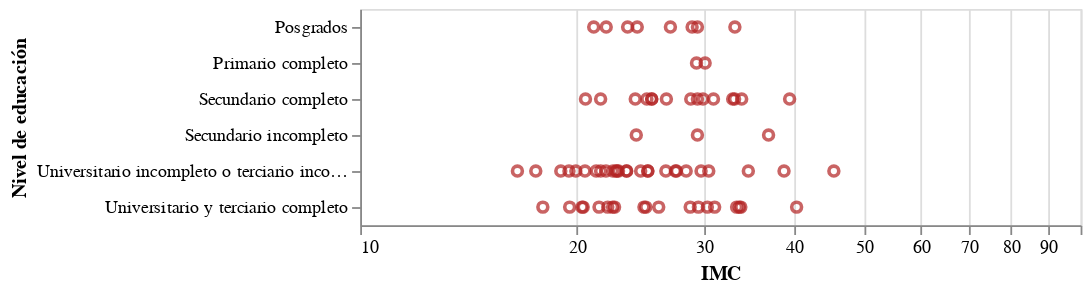

Here is the notebook cell this chart was saved with:
### Code cell
alt.Chart(df).mark_point(color='firebrick').encode(
  alt.X('IMC', scale=alt.Scale(type='log'), axis=alt.Axis(title='IMC')),
  alt.Y('Nivel de educación', axis=alt.Axis(title='Nivel de educación')),
)

### Figure 1 — Vega-Lite specification as saved in the notebook (floating-point values rounded to 4 significant figures)
{"config": {"view": {"continuousWidth": 400, "continuousHeight": 300}}, "data": {"name": "data-46820e05a3d8bb31cb736cdd1aed4c84"}, "mark": {"type": "point", "color": "firebrick"}, "encoding": {"x": {"axis": {"title": "IMC"}, "field": "IMC", "scale": {"type": "log"}, "type": "quantitative"}, "y": {"axis": {"title": "Nivel de educación"}, "field": "Nivel de educación", "type": "nominal"}}, "$schema": "https://vega.github.io/schema/vega-lite/v4.17.0.json", "datasets": {"data-46820e05a3d8bb31cb736cdd1aed4c84": [{"Edad": "Entre 50 y 59 años", "Altura": 1.5, "Peso": 65.0, "BECK ": 3, "STAI.ANSIEDAD": 26, "BULLIT": 52, "IMC": 28.89, "Nivel de educación": "Posgrados"}, {"Edad": "Entre 20 y 29 años", "Altura": 1.65, "Peso": 61.0, "BECK ": 0, "STAI.ANSIEDAD": 26, "BULLIT": 49, "IMC": 22.41, "Nivel de educación": "Universitario y terciario completo"}, {"Edad": "Entre 40 y 49 años", "Altura": 1.52, "Peso": 105.0, "BECK ": 22, "STAI.ANSIEDAD": 29, "BULLIT": 68, "IMC": 45.45, "Nivel de educación": "Universitario incompleto o terciario incompleto"}, {"Edad": "Entre 20 y 29 años", "Altura": 1.6, "Peso": 54.0, "BECK ": 1, "STAI.ANSIEDAD": 26, "BULLIT": 42, "IMC": 21.09, "Nivel de educación": "Posgrados"}, {"Edad": "Entre 40 y 49 años", "Altura": 1.65, "Peso": 64.0, "BECK ": 5, "STAI.ANSIEDAD": 24, "BULLIT": 45, "IMC": 23.51, "Nivel de educación": "Posgrados"}, {"Edad": "Entre 50 y 59 años", "Altura": 1.51, "Peso": 67.0, "BECK ": 2, "STAI.ANSIEDAD": 20, "BULLIT": 51, "IMC": 29.38, "Nivel de educación": "Secundario incompleto"}, {"Edad": "Entre 50 y 59 años", "Altura": 1.74, "Peso": 94.0, "BECK ": 15, "STAI.ANSIEDAD": 25, "BULLIT": 96, "IMC": 31.05, "Nivel de educación": "Universitario y terciario completo"}, {"Edad": "Entre 40 y 49 años", "Altura": 1.54, "Peso": 82.0, "BECK ": 5, "STAI.ANSIEDAD": 26, "BULLIT": 52, "IMC": 34.58, "Nivel de educación": "Universitario incompleto o terciario incompleto"}, {"Edad": "Entre 30 y 39 años", "Altura": 1.6, "Peso": 51.0, "BECK ": 31, "STAI.ANSIEDAD": 34, "BULLIT": 69, "IMC": 19.92, "Nivel de educación": "Universitario incompleto o terciario incompleto"}, {"Edad": "Entre 30 y 39 años", "Altura": 1.6, "Peso": 69.0, "BECK ": 8, "STAI.ANSIEDAD": 31, "BULLIT": 81, "IMC": 26.95, "Nivel de educación": "Posgrados"}, {"Edad": "Entre 50 y 59 años", "Altura": 1.65, "Peso": 66.0, "BECK ": 16, "STAI.ANSIEDAD": 29, "BULLIT": 39, "IMC": 24.24, "Nivel de educación": "Posgrados"}, {"Edad": "Entre 30 y 39 años", "Altura": 1.64, "Peso": 89.0, "BECK ": 22, "STAI.ANSIEDAD": 29, "BULLIT": 91, "IMC": 33.09, "Nivel de educación": "Secundario completo"}, {"Edad": "Entre 50 y 59 años", "Altura": 1.74, "Peso": 59.0, "BECK ": 26, "STAI.ANSIEDAD": 30, "BULLIT": 45, "IMC": 19.49, "Nivel de educación": "Universitario incompleto o terciario incompleto"}, {"Edad": "Entre 40 y 49 años", "Altura": 1.65, "Peso": 80.0, "BECK ": 10, "STAI.ANSIEDAD": 21, "BULLIT": 59, "IMC": 29.38, "Nivel de educación": "Posgrados"}, {"Edad": "Entre 40 y 49 años", "Altura": 1.76, "Peso": 68.0, "BECK ": 0, "STAI.ANSIEDAD": 23, "BULLIT": 40, "IMC": 21.95, "Nivel de educación": "Posgrados"}, {"Edad": "Entre 40 y 49 años", "Altura": 1.7, "Peso": 72.0, "BECK ": 6, "STAI.ANSIEDAD": 25, "BULLIT": 57, "IMC": 24.91, "Nivel de educación": "Universitario y terciario completo"}, {"Edad": "Entre 40 y 49 años", "Altura": 1.6, "Peso": 65.0, "BECK ": 3, "STAI.ANSIEDAD": 27, "BULLIT": 67, "IMC": 25.39, "Nivel de educación": "Secundario completo"}, {"Edad": "Entre 20 y 29 años", "Altura": 1.59, "Peso": 57.0, "BECK ": 6, "STAI.ANSIEDAD": 21, "BULLIT": 58, "IMC": 22.55, "Nivel de educación": "Universitario y terciario completo"}, {"Edad": "Entre 20 y 29 años", "Altura": 1.54, "Peso": 78.0, "BECK ": 11, "STAI.ANSIEDAD": 24, "BULLIT": 57, "IMC": 32.89, "Nivel de educación": "Secundario completo"}, {"Edad": "Entre 30 y 39 años", "Altura": 1.6, "Peso": 68.0, "BECK ": 11, "STAI.ANSIEDAD": 27, "BULLIT": 81, "IMC": 26.56, "Nivel de educación": "Universitario incompleto o terciario incompleto"}, {"Edad": "Entre 20 y 29 años", "Altura": 1.56, "Peso": 70.0, "BECK ": 19, "STAI.ANSIEDAD": 25, "BULLIT": 61, "IMC": 28.76, "Nivel de educación": "Secundario completo"}, {"Edad": "Entre 20 y 29 años", "Altura": 1.63, "Peso": 64.0, "BECK ": 31, "STAI.ANSIEDAD": 28, "BULLIT": 102, "IMC": 24.09, "Nivel de educación": "Secundario completo"}, {"Edad": "Entre 20 y 29 años", "Altura": 1.64, "Peso": 58.0, "BECK ": 3, "STAI.ANSIEDAD": 25, "BULLIT": 44, "IMC": 21.56, "Nivel de educación": "Secundario completo"}, {"Edad": "Entre 40 y 49 años", "Altura": 1.6, "Peso": 86.0, "BECK ": 9, "STAI.ANSIEDAD": 20, "BULLIT": 68, "IMC": 33.59, "Nivel de educación": "Universitario y terciario completo"}, {"Edad": "Entre 40 y 49 años", "Altura": 1.58, "Peso": 57.0, "BECK ": 19, "STAI.ANSIEDAD": 26, "BULLIT": 42, "IMC": 22.83, "Nivel de educación": "Universitario incompleto o terciario incompleto"}, {"Edad": "Entre 50 y 59 años", "Altura": 1.66, "Peso": 56.0, "BECK ": 4, "STAI.ANSIEDAD": 20, "BULLIT": 38, "IMC": 20.32, "Nivel de educación": "Universitario y terciario completo"}, {"Edad": "Entre 30 y 39 años", "Altura": 1.61, "Peso": 65.0, "BECK ": 3, "STAI.ANSIEDAD": 25, "BULLIT": 56, "IMC": 25.08, "Nivel de educación": "Universitario incompleto o terciario incompleto"}, {"Edad": "Entre 50 y 59 años", "Altura": 1.61, "Peso": 71.0, "BECK ": 11, "STAI.ANSIEDAD": 23, "BULLIT": 52, "IMC": 27.39, "Nivel de educación": "Universitario incompleto o terciario incompleto"}, {"Edad": "Entre 50 y 59 años", "Altura": 1.6, "Peso": 75.0, "BECK ": 5, "STAI.ANSIEDAD": 26, "BULLIT": 59, "IMC": 29.3, "Nivel de educación": "Primario completo"}, {"Edad": "Entre 50 y 59 años", "Altura": 1.78, "Peso": 98.0, "BECK ": 33, "STAI.ANSIEDAD": 31, "BULLIT": 92, "IMC": 30.93, "Nivel de educación": "Secundario completo"}, {"Edad": "Entre 40 y 49 años", "Altura": 1.64, "Peso": 65.0, "BECK ": 0, "STAI.ANSIEDAD": 27, "BULLIT": 36, "IMC": 24.17, "Nivel de educación": "Secundario incompleto"}, {"Edad": "Entre 50 y 59 años", "Altura": 1.68, "Peso": 94.0, "BECK ": 10, "STAI.ANSIEDAD": 24, "BULLIT": 80, "IMC": 33.3, "Nivel de educación": "Universitario y terciario completo"}, {"Edad": "Entre 50 y 59 años", "Altura": 1.68, "Peso": 85.0, "BECK ": 24, "STAI.ANSIEDAD": 29, "BULLIT": 71, "IMC": 30.12, "Nivel de educación": "Primario completo"}, {"Edad": "Entre 50 y 59 años", "Altura": 1.69, "Peso": 82.0, "BECK ": 17, "STAI.ANSIEDAD": 29, "BULLIT": 33, "IMC": 28.71, "Nivel de educación": "Universitario y terciario completo"}, {"Edad": "Entre 20 y 29 años", "Altura": 1.6, "Peso": 50.0, "BECK ": 10, "STAI.ANSIEDAD": 25, "BULLIT": 52, "IMC": 19.53, "Nivel de educación": "Universitario y terciario completo"}, {"Edad": "Entre 40 y 49 años", "Altura": 1.55, "Peso": 53.0, "BECK ": 0, "STAI.ANSIEDAD": 19, "BULLIT": 40, "IMC": 22.06, "Nivel de educación": "Universitario y terciario completo"}, {"Edad": "Entre 50 y 59 años", "Altura": 1.78, "Peso": 125.0, "BECK ": 7, "STAI.ANSIEDAD": 23, "BULLIT": 84, "IMC": 39.45, "Nivel de educación": "Secundario completo"}, {"Edad": "Entre 50 y 59 años", "Altura": 1.62, "Peso": 78.5, "BECK ": 3, "STAI.ANSIEDAD": 21, "BULLIT": 47, "IMC": 29.91, "Nivel de educación": "Secundario completo"}, {"Edad": "Entre 50 y 59 años", "Altura": 1.57, "Peso": 64.0, "BECK ": 14, "STAI.ANSIEDAD": 20, "BULLIT": 38, "IMC": 25.96, "Nivel de educación": "Universitario y terciario completo"}, {"Edad": "Entre 30 y 39 años", "Altura": 1.53, "Peso": 69.0, "BECK ": 2, "STAI.ANSIEDAD": 23, "BULLIT": 51, "IMC": 29.48, "Nivel de educación": "Universitario y terciario completo"}, {"Edad": "Entre 40 y 49 años", "Altura": 1.71, "Peso": 98.7, "BECK ": 23, "STAI.ANSIEDAD": 32, "BULLIT": 128, "IMC": 33.75, "Nivel de educación": "Universitario y terciario completo"}, {"Edad": "Entre 20 y 29 años", "Altura": 1.59, "Peso": 48.0, "BECK ": 0, "STAI.ANSIEDAD": 20, "BULLIT": 42, "IMC": 18.99, "Nivel de educación": "Universitario incompleto o terciario incompleto"}, {"Edad": "Entre 20 y 29 años", "Altura": 1.63, "Peso": 54.5, "BECK ": 9, "STAI.ANSIEDAD": 29, "BULLIT": 37, "IMC": 20.51, "Nivel de educación": "Universitario incompleto o terciario incompleto"}, {"Edad": "Entre 20 y 29 años", "Altura": 1.69, "Peso": 76.0, "BECK ": 0, "STAI.ANSIEDAD": 21, "BULLIT": 39, "IMC": 26.61, "Nivel de educación": "Secundario completo"}, {"Edad": "Entre 20 y 29 años", "Altura": 1.6, "Peso": 65.0, "BECK ": 8, "STAI.ANSIEDAD": 24, "BULLIT": 48, "IMC": 25.39, "Nivel de educación": "Secundario completo"}, {"Edad": "Entre 30 y 39 años", "Altura": 1.63, "Peso": 88.0, "BECK ": 6, "STAI.ANSIEDAD": 25, "BULLIT": 51, "IMC": 33.12, "Nivel de educación": "Posgrados"}, {"Edad": "Entre 20 y 29 años", "Altura": 1.44, "Peso": 52.0, "BECK ": 0, "STAI.ANSIEDAD": 27, "BULLIT": 33, "IMC": 25.08, "Nivel de educación": "Universitario incompleto o terciario incompleto"}, {"Edad": "Entre 40 y 49 años", "Altura": 1.63, "Peso": 57.0, "BECK ": 0, "STAI.ANSIEDAD": 21, "BULLIT": 51, "IMC": 21.45, "Nivel de educación": "Universitario y terciario completo"}, {"Edad": "Entre 20 y 29 años", "Altura": 1.68, "Peso": 60.0, "BECK ": 1, "STAI.ANSIEDAD": 23, "BULLIT": 43, "IMC": 21.26, "Nivel de educación": "Universitario incompleto o terciario incompleto"}, {"Edad": "Entre 20 y 29 años", "Altura": 1.6, "Peso": 78.0, "BECK ": 6, "STAI.ANSIEDAD": 20, "BULLIT": 47, "IMC": 30.47, "Nivel de educación": "Universitario incompleto o terciario incompleto"}, {"Edad": "Entre 20 y 29 años", "Altura": 1.58, "Peso": 84.5, "BECK ": 20, "STAI.ANSIEDAD": 25, "BULLIT": 42, "IMC": 33.85, "Nivel de educación": "Secundario completo"}, {"Edad": "Entre 20 y 29 años", "Altura": 1.64, "Peso": 63.0, "BECK ": 16, "STAI.ANSIEDAD": 29, "BULLIT": 53, "IMC": 23.42, "Nivel de educación": "Universitario incompleto o terciario incompleto"}, {"Edad": "Entre 20 y 29 años", "Altura": 1.65, "Peso": 45.0, "BECK ": 8, "STAI.ANSIEDAD": 27, "BULLIT": 43, "IMC": 16.53, "Nivel de educación": "Universitario incompleto o terciario incompleto"}, {"Edad": "Entre 20 y 29 años", "Altura": 1.64, "Peso": 58.0, "BECK ": 14, "STAI.ANSIEDAD": 22, "BULLIT": 55, "IMC": 21.56, "Nivel de educación": "Universitario incompleto o terciario incompleto"}, {"Edad": "Entre 20 y 29 años", "Altura": 1.55, "Peso": 49.0, "BECK ": 3, "STAI.ANSIEDAD": 29, "BULLIT": 54, "IMC": 20.4, "Nivel de educación": "Universitario y terciario completo"}, {"Edad": "Entre 20 y 29 años", "Altura": 1.6, "Peso": 60.0, "BECK ": 1, "STAI.ANSIEDAD": 23, "BULLIT": 37, "IMC": 23.44, "Nivel de educación": "Universitario incompleto o terciario incompleto"}, {"Edad": "Entre 40 y 49 años", "Altura": 1.67, "Peso": 50.0, "BECK ": 6, "STAI.ANSIEDAD": 21, "BULLIT": 55, "IMC": 17.93, "Nivel de educación": "Universitario y terciario completo"}, {"Edad": "Entre 20 y 29 años", "Altura": 1.6, "Peso": 58.0, "BECK ": 7, "STAI.ANSIEDAD": 27, "BULLIT": 48, "IMC": 22.66, "Nivel de educación": "Universitario incompleto o terciario incompleto"}, {"Edad": "Entre 20 y 29 años", "Altura": 1.69, "Peso": 70.0, "BECK ": 8, "STAI.ANSIEDAD": 24, "BULLIT": 75, "IMC": 24.51, "Nivel de educación": "Universitario incompleto o terciario incompleto"}, {"Edad": "Entre 20 y 29 años", "Altura": 1.6, "Peso": 64.0, "BECK ": 8, "STAI.ANSIEDAD": 26, "BULLIT": 44, "IMC": 25.0, "Nivel de educación": "Secundario completo"}, {"Edad": "Entre 20 y 29 años", "Altura": 1.65, "Peso": 80.0, "BECK ": 7, "STAI.ANSIEDAD": 23, "BULLIT": 46, "IMC": 29.38, "Nivel de educación": "Secundario completo"}, {"Edad": "Entre 20 y 29 años", "Altura": 1.73, "Peso": 68.0, "BECK ": 19, "STAI.ANSIEDAD": 34, "BULLIT": 108, "IMC": 22.72, "Nivel de educación": "Universitario incompleto o terciario incompleto"}, {"Edad": "Entre 40 y 49 años", "Altura": 1.74, "Peso": 90.0, "BECK ": 4, "STAI.ANSIEDAD": 22, "BULLIT": 77, "IMC": 29.73, "Nivel de educación": "Universitario incompleto o terciario incompleto"}, {"Edad": "Entre 30 y 39 años", "Altura": 1.7, "Peso": 112.0, "BECK ": 42, "STAI.ANSIEDAD": 29, "BULLIT": 114, "IMC": 38.75, "Nivel de educación": "Universitario incompleto o terciario incompleto"}, {"Edad": "Entre 50 y 59 años", "Altura": 1.53, "Peso": 71.0, "BECK ": 10, "STAI.ANSIEDAD": 27, "BULLIT": 72, "IMC": 30.33, "Nivel de educación": "Universitario y terciario completo"}, {"Edad": "Entre 50 y 59 años", "Altura": 1.59, "Peso": 102.0, "BECK ": 11, "STAI.ANSIEDAD": 20, "BULLIT": 67, "IMC": 40.35, "Nivel de educación": "Universitario y terciario completo"}, {"Edad": "Entre 50 y 59 años", "Altura": 1.63, "Peso": 73.0, "BECK ": 29, "STAI.ANSIEDAD": 23, "BULLIT": 55, "IMC": 27.48, "Nivel de educación": "Universitario incompleto o terciario incompleto"}, {"Edad": "Entre 50 y 59 años", "Altura": 1.63, "Peso": 98.0, "BECK ": 18, "STAI.ANSIEDAD": 30, "BULLIT": 72, "IMC": 36.89, "Nivel de educación": "Secundario incompleto"}, {"Edad": "Entre 20 y 29 años", "Altura": 1.58, "Peso": 56.0, "BECK ": 26, "STAI.ANSIEDAD": 25, "BULLIT": 61, "IMC": 22.43, "Nivel de educación": "Universitario incompleto o terciario incompleto"}, {"Edad": "Entre 40 y 49 años", "Altura": 1.68, "Peso": 80.0, "BECK ": 4, "STAI.ANSIEDAD": 27, "BULLIT": 79, "IMC": 28.34, "Nivel de educación": "Universitario incompleto o terciario incompleto"}, {"Edad": "Entre 20 y 29 años", "Altura": 1.56, "Peso": 50.0, "BECK ": 11, "STAI.ANSIEDAD": 26, "BULLIT": 92, "IMC": 20.55, "Nivel de educación": "Secundario completo"}, {"Edad": "Entre 20 y 29 años", "Altura": 1.62, "Peso": 46.0, "BECK ": 2, "STAI.ANSIEDAD": 22, "BULLIT": 40, "IMC": 17.53, "Nivel de educación": "Universitario incompleto o terciario incompleto"}, {"Edad": "Entre 20 y 29 años", "Altura": 1.64, "Peso": 59.0, "BECK ": 5, "STAI.ANSIEDAD": 27, "BULLIT": 55, "IMC": 21.94, "Nivel de educación": "Universitario incompleto o terciario incompleto"}, {"Edad": "Entre 20 y 29 años", "Altura": 1.62, "Peso": 65.0, "BECK ": 11, "STAI.ANSIEDAD": 24, "BULLIT": 82, "IMC": 24.77, "Nivel de educación": "Universitario y terciario completo"}]}}
